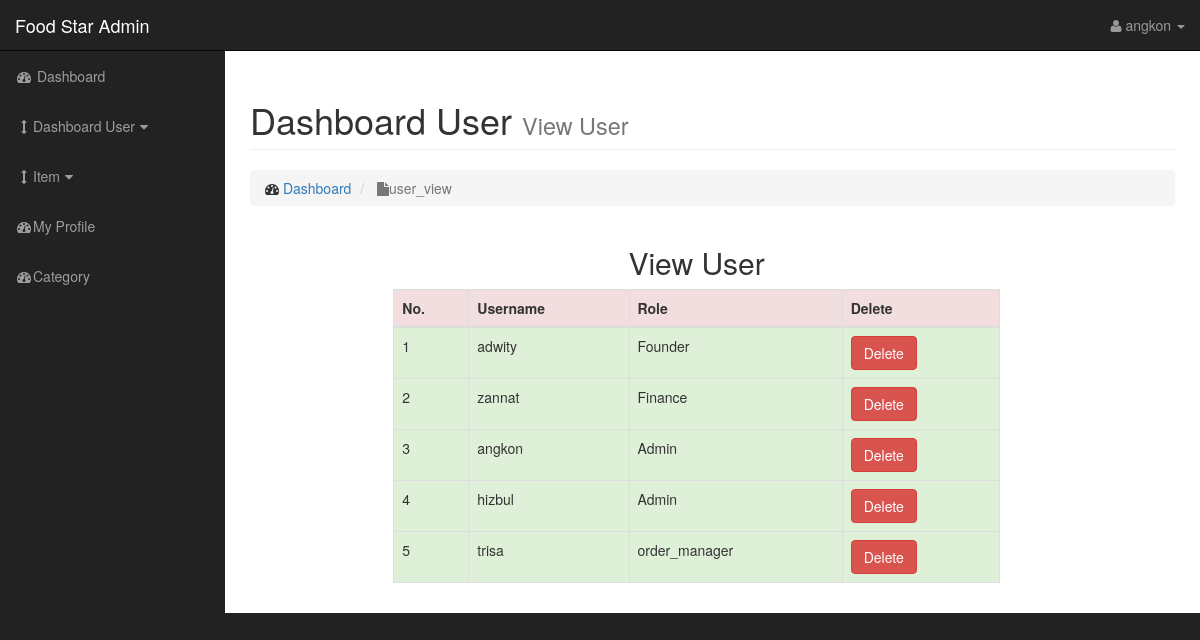
The app's page /admin/user_list.php (signed in) with its own data.
### tables this page shows
CREATE TABLE `dashboard_user` (
  `user_id` int(11) NOT NULL,
  `user_name` varchar(255) NOT NULL,
  `user_role` varchar(255) NOT NULL,
  `user_password` varchar(255) NOT NULL,
  `user_full_name` varchar(255) DEFAULT NULL,
  `user_fb` varchar(255) DEFAULT NULL,
  `user_twiter` varchar(255) DEFAULT NULL,
  `user_insta` varchar(255) DEFAULT NULL,
  `user_img` text DEFAULT NULL
);

### lib/database.php (called while the page is built, shortened)
<?php
Class Database{
	public $host   = DB_HOST;
	public $user   = DB_USER;
	public $pass   = DB_PASS;
	public $dbname = DB_NAME;
	public $link;
	private function connectDB(){
	$this->link = new mysqli($this->host, $this->user, $this->pass, $this->dbname);
 }
	public function select($query){
		$result = $this->link->query($query) or die($this->link->error.__LINE__);
		if($result->num_rows > 0){
			return $result;
		} else {
			return false;
		}
	}
}

### admin/user_list.php (the view, shortened to what this page needs)
<?php include "include/header.php" ?>
            <?php include "include/sidebar.php" ?>
        <div id="page-wrapper">
            <div class="container-fluid">
                <div class="row">
                    <div class="col-lg-12">
                        <h1 class="page-header">
                            Dashboard User
                            <small>View User</small>
                        </h1>
                        <ol class="breadcrumb">
                            <li>
                                <i class="fa fa-dashboard"></i>  <a href="index.php">Dashboard</a>
                            </li>
                            <li class="active">
                                <i class="fa fa-file"></i>user_view
                            </li>
                        </ol>
                        <div class="row">
                            <div class="col-md-8" style='margin-left: 15%'>
                                <h2 style="text-align: center;">View User</h2>
                                <div class="table-responsive">
                                    <table class="table table-bordered table-hover table-striped">
                                        <thead>
                                            <tr class="danger">
                                                <th>No.</th>
                                                <th>Username</th>
                                                <th>Role</th>
                                                <th>Delete</th>
                                            </tr>
                                        </thead>
                                        <tbody>
                                                 <?php
                                                        $query = "select * from dashboard_user ";
                                                        $result = $db->select($query);
                                                        if ($result) {
                                                            $i=1;
                                                            while ($row = $result->fetch_assoc()) {
                                                                $user_id = $row['user_id'];
                                                                $user_name = $row['user_name'];
                                                                $user_role = $row['user_role'];
                                                     ?>
                                                <tr class="success">
                                                    <td><?php echo $i; ?></td>
                                                    <td><?php echo $user_name; ?></td>
                                                    <td><?php echo $user_role; ?></td>
                                                    <td><a onclick="return confirm('Are you sure to delete?')" href="user_list.php?del_user_id=<?php echo $user_id; ?>"><button type="submit" class="btn btn-danger">Delete</button></a></td>
                                                </tr>
                                                <?php $i++;}
                                                    }
                                                ?>
                                        </tbody>
                                    </table>
                                </div>
                            </div>
                        </div>
                    </div>
                </div>
            </div>
        </div>
<?php include "include/footer.php" ?>

### admin/css/sb-admin.css (style rules this page uses)
body { margin-top: 100px; background-color: #222; }
@media (min-width:768px) { body { margin-top: 50px; } }
#page-wrapper { width: 100%; padding: 0; background-color: #fff; }
@media (min-width:768px) { #page-wrapper { padding: 10px; } }

### records on screen
dashboard_user: user_name "adwity", user_role "Founder"
dashboard_user: user_name "zannat", user_role "Finance"
dashboard_user: user_name "angkon", user_role "Admin"
dashboard_user: user_name "hizbul", user_role "Admin"
dashboard_user: user_name "trisa", user_role "order_manager"

### other values on screen
$username "angkon"
